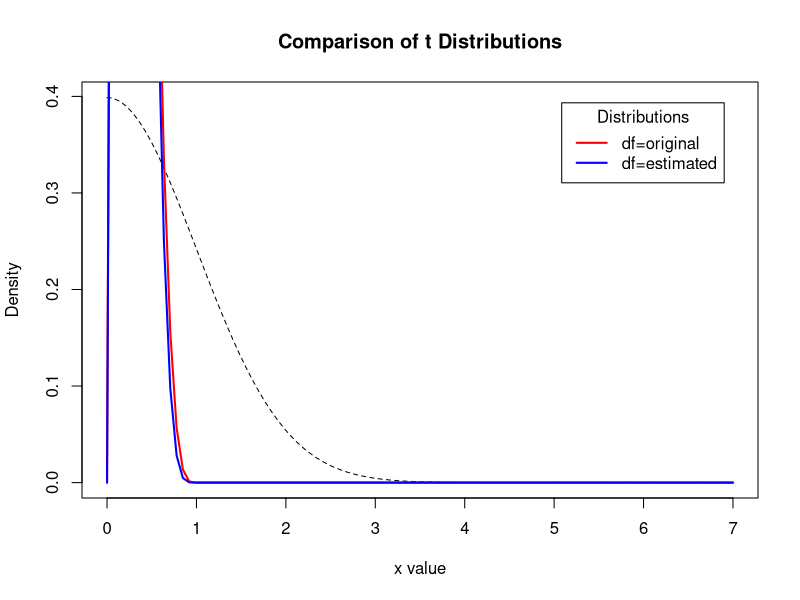

Reproduce this figure in R.
#Fatima AlSaadeh
#Maximum Likelihood Estimator
#Edited remove an error and added a full ktest function for gamma distribution

#ktest for gamma distribution
ktest_gamma <- function(repeatval = 1000, x) {
  mlegamma <- mlestimator("gamma", x)
  n <- length(x)
  p0 <- ks.test(x, "pgamma", mlegamma[1], mlegamma[2], exact = FALSE)$statistic
  p1 <- NULL
  for (i in 1:repeatval) {
    x_star <- rgamma (n, shape =mlegamma[1] , scale =mlegamma[2])
    mlegamma_star <- mlestimator("gamma", x_star)
    p_star <- ks.test(x, "pgamma", mlegamma_star[1], mlegamma_star[2], exact = FALSE)$statistic
    p1 <- c(p1, p_star)
  }
  p_value <- sum(p1 > p0) /repeatval
  return(p_value)
}
#bernoulli function taking data vector and return estimated param phat
bernoulli_mle <- function(data) {
  phat = mean(data)
  phat
}
#binomial function taking data vector and return estimated param phat, nhat
binomial_mle <- function(data) {
  svar = var(data)
  smean = mean(data)
  nhat = (smean ^ 2) / (smean - svar)
  phat = smean / nhat
  c(nhat, phat)
}
#geometric function taking data vector and return estimated param phat
geometric_mle <- function(data) {
  smean = mean(data)
  phat = 1 / smean
  phat
}
#poisson function taking data vector and return estimated param lambdahat
poisson_mle <- function(data) {
  smean = mean(data)
  lambdahat = smean
  lambdahat
}

#uniform function taking data vector and return estimated param alphahat, betahat
uniform_mle <- function(data) {
  theta = max(data)
  theta
}
#normal function taking data vector and return estimated param sample mean, variance
normal_mle <- function(data) {
  smean = mean(data)
  svar = var(data)
  c(smean, svar)
}

exponential_mle <- function(data) {
  smean = mean(data)
  lambdahat = 1 / smean
  lambdahat
}

beta_mme<-function(data) {
  smean=mean(data)
  svar=var(data)
  param=(((smean*(1-smean))/(svar))-1)
  betahat=(1-smean)*param
  alphahat=smean*param
  c(alphahat,betahat)
}

beta_mle <- function(data) {
  n <- length(data)
  # alpha and beta hat params initialized with method of moment params
  mme <- beta_mme(data)
  alpha_init <- mme[1]
  beta_init  <- mme[2]
  
  #first step estimation of alpha
  deralpha <- (sum( log(data) ) / n) - digamma(alpha_init) + digamma(alpha_init+beta_init)
  #first step estimation of beta
  derbeta <-  (sum( log(1-data) ) / n) - digamma(beta_init) + digamma(alpha_init+beta_init)
  
  #calculate next alpha
  alphahat = alpha_init - deralpha
  betahat = beta_init - derbeta
  c(alphahat, betahat)
}

chisquare_mle <- function(data) {
  smean = mean(data)
  betahat = smean
  betahat
}
gamma_mme <- function(data) {
  smean = mean(data)
  svar = var(data)
  alphahat = (smean) ^ 2 / svar
  betahat = svar / smean
  c(alphahat, betahat)
}
gamma_mle <- function(data) {
  n <- length(data)
  mean_data <- mean(data)
  
  alpha_init <- gamma_mme(data)[1]
  beta_init  <- gamma_mme(data)[2]
  
  # alpha and beta hat params initialized with method of moment params
  alpha_hat <- alpha_init
  beta_hat  <-  beta_init
  
  #first step estimation of alpha
  firststep <- n * log(alpha_init / mean_data) - n * digamma(alpha_init) + sum(log(data))
  
  #calculate next alpha
  alpha_next <- alpha_init - firststep 
  
  alphahat <- alpha_next
  betahat <- mean_data / alpha_next
  
  c(alphahat, betahat)
}
mlestimator <- function(distribution, data) {
  switch(
    distribution,
    "bernoulli" = bernoulli_mle(data),
    "binomial"  = binomial_mle(data),
    "geometric" = geometric_mle(data),
    "poisson"   = poisson_mle(data),
    "uniform"   = uniform_mle(data),
    "normal"    = normal_mle(data),
    "exponential" = exponential_mle(data),
    "gamma"     = gamma_mle(data),
    "beta"      = beta_mle(data),
    "chisquare" = chisquare_mle(data),
    print("Distribution doesn't exist")
  )
}

#testing the functions area

# vector for plots
x <- seq(0, 7, length = 100)

# generate uniform data using -1, 1 and compare the results
r1 <- runif(100,-1, 1)
print("Uniform MLE:")
print(mlestimator("uniform", r1))


# generate binomial data and compare the results
r2 <- rbinom(8, 150, .4)
print("binomial MLE:")
print(mlestimator("binomial", r2))

# generate geometric data and compare the results
r3 <- rgeom(1000, 1 / 2)
print("geometric MLE:")
print(mlestimator("geometric", r3))

# generate poisson data and compare the results
r4 <- rpois(100, 10)
print("poisson MLE:")
print(mlestimator("poisson", r4))

# generate normal data and compare the results
r6 <-
  rnorm(100, 100, sd = 15) #rnorm takes the sd so the variance will be sd^2
print("normal MLE:")
print(mlestimator("normal", r6))

# generate exponential data and compare the results
r7 <- rexp(100, 1 / 3)
print("exponential MLE:")
print(mlestimator("exponential", r7))

# generate gamma data and compare the results
r8 <- rgamma (n =100 , shape =9 , scale =.5)
print("gamma MLE:")
mlegamma <- mlestimator("gamma", r8)
a=mlegamma[1]
b=mlegamma[2]
print(mlegamma)
print("Gamma Ktest:")
print(ktest_gamma(1000, r8))

# generate chisquare data and compare the results
r9 <- rchisq (n = 100 , 2)
print("chisquare MLE:")
l <- mlestimator("chisquare", r9)
print(l)

# generate beta data and compare the results, and plot the density for both to show difference
r10 <- rbeta (n = 100 , 2 , 5)
print("beta MLE:")
l <- mlestimator("beta", r10)
print(l)
hx <- dnorm(x)
colors <- c("red", "blue")
labels <- c("df=original", "df=estimated")
plot(
  x,
  hx,
  type = "l",
  lty = 2,
  xlab = "x value",
  ylab = "Density",
  main = "Comparison of t Distributions"
)
lines(x, dbeta (x , 2 , 5), lwd = 2, col = colors[1])
lines(x, dbeta (x , l[1] , l[2]), lwd = 2, col = colors[2])
legend(
  "topright",
  inset = .05,
  title = "Distributions",
  labels,
  lwd = 2,
  lty = c(1, 1, 1, 1, 2),
  col = colors
)
